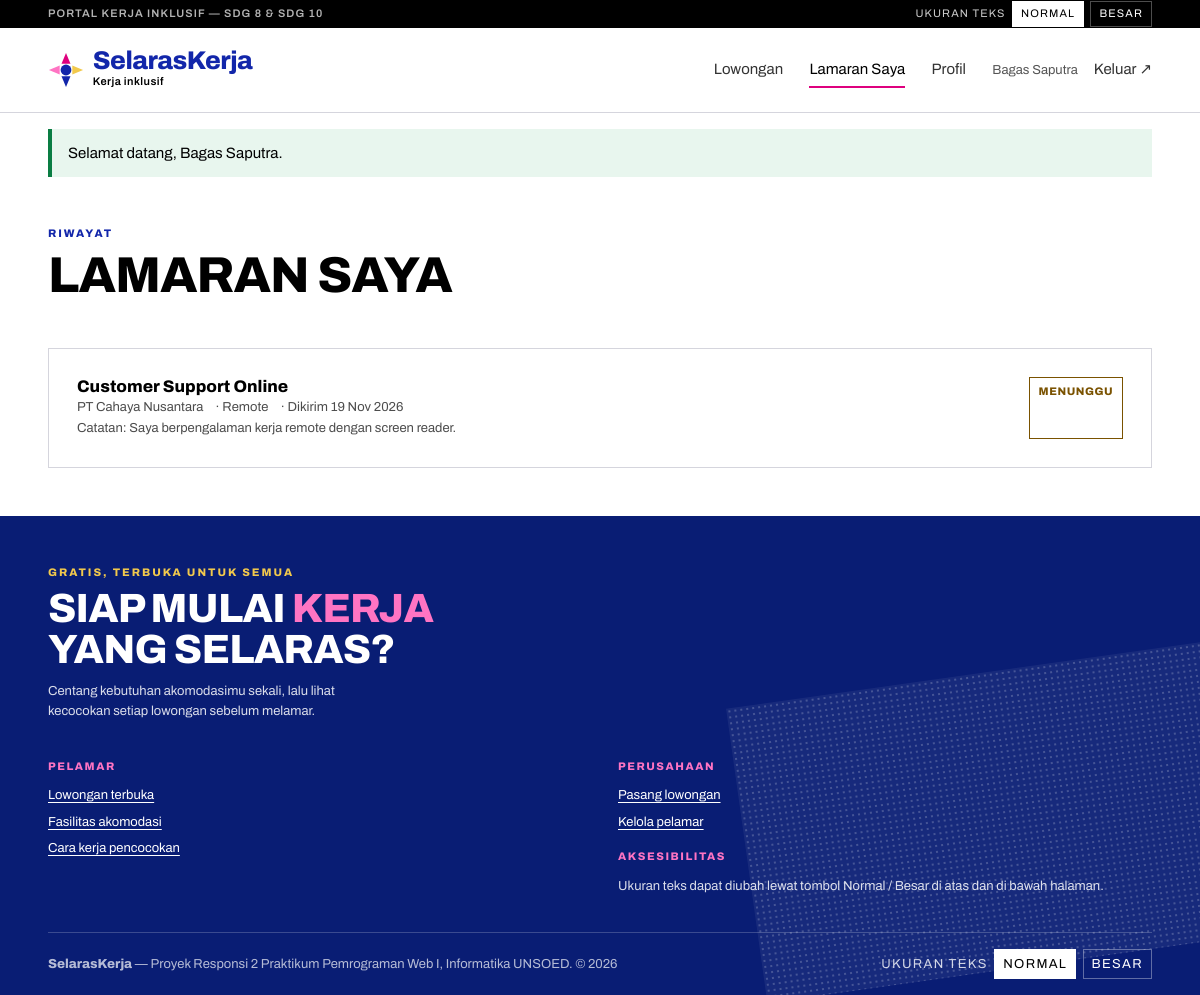
The page /seeker/applications.php (signed in) on the database its author committed.
### tables this page shows
CREATE TABLE users (
  id INT AUTO_INCREMENT PRIMARY KEY,
  name VARCHAR(100) NOT NULL,
  email VARCHAR(150) NOT NULL UNIQUE,
  password VARCHAR(255) NOT NULL,
  role ENUM('seeker','company') NOT NULL,
  created_at TIMESTAMP NOT NULL DEFAULT CURRENT_TIMESTAMP
);

CREATE TABLE applications (
  id INT AUTO_INCREMENT PRIMARY KEY,
  job_id INT NOT NULL,
  seeker_id INT NOT NULL,
  cover_note TEXT DEFAULT NULL,
  status ENUM('pending','reviewed','accepted','rejected') NOT NULL DEFAULT 'pending',
  applied_at TIMESTAMP NOT NULL DEFAULT CURRENT_TIMESTAMP,
  UNIQUE KEY uq_application (job_id, seeker_id),
  CONSTRAINT fk_ap_job FOREIGN KEY (job_id) REFERENCES jobs(id) ON DELETE CASCADE,
  CONSTRAINT fk_ap_seeker FOREIGN KEY (seeker_id) REFERENCES users(id) ON DELETE CASCADE
);

CREATE TABLE jobs (
  id INT AUTO_INCREMENT PRIMARY KEY,
  company_id INT NOT NULL,
  title VARCHAR(150) NOT NULL,
  description TEXT NOT NULL,
  salary VARCHAR(60) DEFAULT NULL,
  job_type ENUM('Penuh waktu','Paruh waktu','Kontrak','Magang','Remote') NOT NULL DEFAULT 'Penuh waktu',
  status ENUM('open','closed') NOT NULL DEFAULT 'open',
  created_at TIMESTAMP NOT NULL DEFAULT CURRENT_TIMESTAMP,
  CONSTRAINT fk_job_company FOREIGN KEY (company_id) REFERENCES companies(id) ON DELETE CASCADE,
  INDEX idx_jobs_status (status)
);

CREATE TABLE companies (
  id INT AUTO_INCREMENT PRIMARY KEY,
  user_id INT NOT NULL UNIQUE,
  company_name VARCHAR(120) NOT NULL,
  location VARCHAR(120) DEFAULT NULL,
  description TEXT DEFAULT NULL,
  CONSTRAINT fk_co_user FOREIGN KEY (user_id) REFERENCES users(id) ON DELETE CASCADE
);

### helpers/functions.php (called while the page is built, shortened)
<?php
function e(?string $value): string
{
    return htmlspecialchars((string) $value, ENT_QUOTES, 'UTF-8');
}
function u(string $path = ''): string
{
    return APP_URL . $path;
}
function take_flash(): ?array
{
    $f = $_SESSION['flash'] ?? null;
    return $f;
}
function status_label(string $status): string
{
    return [
        'pending'  => 'Menunggu',
        'reviewed' => 'Ditinjau',
        'accepted' => 'Diterima',
        'rejected' => 'Ditolak',
    ][$status] ?? $status;
}
function status_class(string $status): string
{
    return [
        'pending'  => 'status--pending',
        'reviewed' => 'status--reviewed',
        'accepted' => 'status--accepted',
        'rejected' => 'status--rejected',
    ][$status] ?? '';
}

### helpers/auth_guard.php (called while the page is built, shortened)
<?php
function auth_user(PDO $pdo): ?array
{
    static $cache = null;
    if ($cache === null) {
        $stmt = $pdo->prepare('SELECT id, name, email, role FROM users WHERE id = ?');
        $stmt->execute([$_SESSION['uid']]);
        $cache = $stmt->fetch() ?: null;
    }
    return $cache;
}
function require_login(PDO $pdo): array
{
    $user = auth_user($pdo);
    return $user;
}
function require_role(PDO $pdo, string $role): array
{
    $user = require_login($pdo);
    return $user;
}

### seeker/applications.php (the view, shortened to what this page needs)
<?php
require_once __DIR__ . '/../includes/bootstrap.php';
$user = require_role($pdo, 'seeker');
$stmt = $pdo->prepare(
    'SELECT a.status, a.applied_at, a.cover_note, j.title, j.job_type, c.company_name
     FROM applications a
     JOIN jobs j ON j.id = a.job_id
     JOIN companies c ON c.id = j.company_id
     WHERE a.seeker_id = ?
     ORDER BY a.applied_at DESC'
);
$stmt->execute([(int) $user['id']]);
$applications = $stmt->fetchAll();
$active    = 'apps';
require __DIR__ . '/../includes/header.php';
?>
<section class="section">
  <div class="wrap">
    <p class="kicker">Riwayat</p>
    <h1 class="section__title">Lamaran saya</h1>
    <?php if ($applications === []): ?>
      <p class="empty">Belum ada lamaran. <a href="<?= u('/lowongan.php') ?>">Lihat lowongan terbuka</a>.</p>
    <?php else: ?>
      <ul class="apps">
        <?php foreach ($applications as $row): ?>
          <li class="app panel">
            <div>
              <h2 class="job__title"><?= e($row['title']) ?></h2>
              <p class="job__meta">
                <span><?= e($row['company_name']) ?></span>
                <span><?= e($row['job_type']) ?></span>
                <span>Dikirim <?= e(date('d M Y', strtotime($row['applied_at']))) ?></span>
              </p>
              <?php if ($row['cover_note']): ?>
                <p class="form-note">Catatan: <?= e($row['cover_note']) ?></p>
              <?php endif; ?>
            </div>
            <p class="status <?= e(status_class($row['status'])) ?>"><?= e(status_label($row['status'])) ?></p>
          </li>
        <?php endforeach; ?>
      </ul>
    <?php endif; ?>
  </div>
</section>
<?php require __DIR__ . '/../includes/footer.php'; ?>

### includes/header.php (shortened to what this page needs)
<?php
require_once __DIR__ . '/bootstrap.php';
$user   = auth_user($pdo);
$active = $active ?? '';
$flash  = take_flash();
?>
<!DOCTYPE html>
<html lang="id">
<head>
<link rel="stylesheet" href="<?= u('/public/css/style.css') ?>">
</head>
<body>
<div class="util">
  <div class="wrap util__inner">
    <p class="util__note">Portal kerja inklusif — SDG 8 &amp; SDG 10</p>
    <div class="util__tools">
      <span class="util__label" id="textsize-label">Ukuran teks</span>
      <button type="button" data-text-size="normal" aria-pressed="true" aria-describedby="textsize-label">Normal</button>
      <button type="button" data-text-size="lg" aria-pressed="false" aria-describedby="textsize-label">Besar</button>
    </div>
  </div>
</div>
<header class="site-head">
  <div class="wrap site-head__inner">
    <a class="brand" href="<?= u('/index.php') ?>">
      <svg class="brand__mark" viewBox="0 0 40 40" aria-hidden="true" focusable="false">
        <circle cx="20" cy="20" r="6" fill="#1226aa"/>
        <path d="M20 1l5 12h-10z" fill="#de007e"/>
        <path d="M39 20l-12 5v-10z" fill="#f2c94c"/>
        <path d="M20 39l-5-12h10z" fill="#1226aa"/>
        <path d="M1 20l12-5v10z" fill="#ff74c3"/>
      </svg>
      <span>
        <span class="brand__name">SelarasKerja</span>
        <span class="brand__tag">Kerja inklusif</span>
      </span>
    </a>
    <nav class="nav" aria-label="Navigasi utama">
      <?php if ($user === null): ?>
        <a href="<?= u('/index.php') ?>" <?= $active === 'home' ? 'aria-current="page"' : '' ?>>Beranda</a>
        <a href="<?= u('/lowongan.php') ?>" <?= ($active ?? '') === 'jobs' ? 'aria-current="page"' : '' ?>>Lowongan</a>
        <a href="<?= u('/index.php') ?>#fasilitas">Fasilitas</a>
        <a href="<?= u('/index.php') ?>#cara-kerja">Cara Kerja</a>
        <div class="nav__actions">
          <a href="<?= u('/auth/login.php') ?>">Masuk</a>
          <a href="<?= u('/auth/register.php') ?>">Daftar <span aria-hidden="true">↗</span></a>
        </div>
      <?php elseif ($user['role'] === 'seeker'): ?>
        <a href="<?= u('/lowongan.php') ?>" <?= $active === 'jobs' ? 'aria-current="page"' : '' ?>>Lowongan</a>
        <a href="<?= u('/seeker/applications.php') ?>" <?= $active === 'apps' ? 'aria-current="page"' : '' ?>>Lamaran Saya</a>
        <a href="<?= u('/seeker/profile.php') ?>" <?= $active === 'profile' ? 'aria-current="page"' : '' ?>>Profil</a>
        <div class="nav__actions">
          <span class="nav__user"><?= e($user['name']) ?></span>
          <a href="<?= u('/auth/logout.php') ?>">Keluar <span aria-hidden="true">↗</span></a>
        </div>
      <?php endif; ?>
    </nav>
  </div>
</header>
<main id="main">
<?php if ($flash): ?>
  <div class="wrap">
    <p class="alert alert--<?= $flash['type'] === 'ok' ? 'ok' : 'err' ?>" role="status"><?= e($flash['message']) ?></p>
  </div>
<?php endif; ?>

### public/css/style.css (style rules this page uses)
:root { --blue: #1226aa; --blue-dark: #091d74; --magenta: #de007e; --pink: #ff74c3; --yellow: #f2c94c; --plum: #8a0b4a; --slate: #2b3444; --ink: #000; --paper: #fff; --grey: #f4f4f6; --line: #d5d5dd; --fs-display: clamp(2.1rem, 5.4vw, 4.4rem); --fs-h2: clamp(1.9rem, 4.2vw, 3.6rem); --fs-h3: clamp(1.05rem, 1.4vw, 1.3rem); --fs-body: 1.0625rem; --fs-small: 0.8125rem; --fs-micro: 0.6875rem; --tr-caps: 0.1em; --gutter: clamp(1rem, 4vw, 3.5rem); --wide: 1240px; --r: 0; }
*, *::before, *::after { box-sizing: border-box; }
body { margin: 0; min-height: 100vh; display: flex; flex-direction: column; background: var(--paper); color: var(--ink); font-family: Archivo, "Segoe UI", system-ui, Arial, sans-serif; font-size: var(--fs-body); line-height: 1.6; -webkit-font-smoothing: antialiased; }
main { flex: 1 0 auto; }
h1, h2, h3, p, ul, ol, figure { margin: 0; }
ul, ol { padding: 0; list-style: none; }
a { color: var(--blue); text-underline-offset: 0.2em; }
.wrap { width: 100%; max-width: var(--wide); margin-inline: auto; padding-inline: var(--gutter); }
.util { background: var(--ink); color: var(--paper); font-size: var(--fs-micro); }
.util__inner { display: flex; align-items: center; justify-content: flex-end; gap: 1.25rem; min-height: 28px; }
.util__note { margin-right: auto; letter-spacing: var(--tr-caps); text-transform: uppercase; font-weight: 600; color: #ffffffb3; }
.util__tools { display: flex; align-items: center; gap: 0.4rem; }
.util__label { letter-spacing: var(--tr-caps); text-transform: uppercase; color: #ffffffcc; }
.util__tools button { font: inherit; letter-spacing: var(--tr-caps); text-transform: uppercase; background: transparent; color: var(--paper); border: 1px solid #ffffff4d; padding: 0.2rem 0.5rem; cursor: pointer; }
.util__tools button[aria-pressed="true"] { background: var(--paper); color: var(--ink); border-color: var(--paper); }
.site-head { background: var(--paper); border-bottom: 1px solid var(--line); position: sticky; top: 0; z-index: 20; }
.site-head__inner { display: flex; align-items: center; justify-content: space-between; gap: 1.5rem; min-height: 84px; flex-wrap: wrap; }
.brand { display: flex; align-items: center; gap: 0.55rem; text-decoration: none; color: var(--ink); }
.brand__mark { width: 36px; height: 36px; flex: none; }
.brand__name { font-weight: 800; font-size: 1.6rem; line-height: 0.95; letter-spacing: -0.02em; display: block; color: var(--blue); }
.brand__tag { display: block; font-size: var(--fs-micro); font-weight: 600; letter-spacing: 0.04em; color: var(--ink); }
.nav { display: flex; align-items: center; gap: clamp(1rem, 2.2vw, 2.1rem); flex-wrap: wrap; }
.nav > a, .nav__actions a { color: #333; text-decoration: none; font-size: 0.9375rem; font-weight: 400; padding: 0.3rem 0; border-bottom: 2px solid transparent; }
.nav > a:hover, .nav > a[aria-current="page"] { border-bottom-color: var(--magenta); color: var(--ink); }
.nav__actions { display: flex; align-items: center; gap: 1rem; }
.nav__user { font-size: var(--fs-small); color: #555; }
.kicker { display: block; font-size: var(--fs-micro); font-weight: 800; letter-spacing: 0.18em; text-transform: uppercase; color: var(--blue); margin-bottom: 0.5rem; }
.section { padding-block: clamp(2rem, 4vw, 3.5rem); }
.section__title { font-size: var(--fs-h2); line-height: 0.98; font-weight: 800; text-transform: uppercase; letter-spacing: -0.02em; }
.panel { background: var(--paper); border: 1px solid var(--line); padding: clamp(1rem, 2.5vw, 1.75rem); margin-top: 1.5rem; }
.form-note { font-size: var(--fs-small); color: #000000b3; }
.alert { border-left: 4px solid var(--blue); background: var(--grey); padding: 0.75rem 1rem; margin-top: 1rem; font-size: 0.9375rem; }
.alert--ok { border-left-color: #0a7d43; background: #e8f6ee; }
.job__title { font-size: var(--fs-h3); line-height: 1.2; font-weight: 800; }
.job__meta { font-size: var(--fs-small); color: #000000b3; display: flex; flex-wrap: wrap; gap: 0.35rem 0.75rem; }
.job__meta span + span::before { content: "· "; }
.status { display: inline-block; font-size: var(--fs-micro); font-weight: 800; letter-spacing: 0.05em; text-transform: uppercase; padding: 0.3rem 0.55rem; border: 1px solid currentColor; }
.status--pending { color: #7a5200; }
.apps { display: grid; gap: 1rem; margin-top: 1.5rem; }
.app { display: flex; justify-content: space-between; gap: 1.25rem; flex-wrap: wrap; }

### rows shown on the page
users: name "Bagas Saputra"
applications: job.title "Customer Support Online", companies.company_name "PT Cahaya Nusantara", job.job_type "Remote", applied_at "19 Nov 2026", cover_note "Saya berpengalaman kerja remote dengan screen reader.", status "MENUNGGU"

### other values the page prints
$flash['message'] "Selamat datang, Bagas Saputra."
